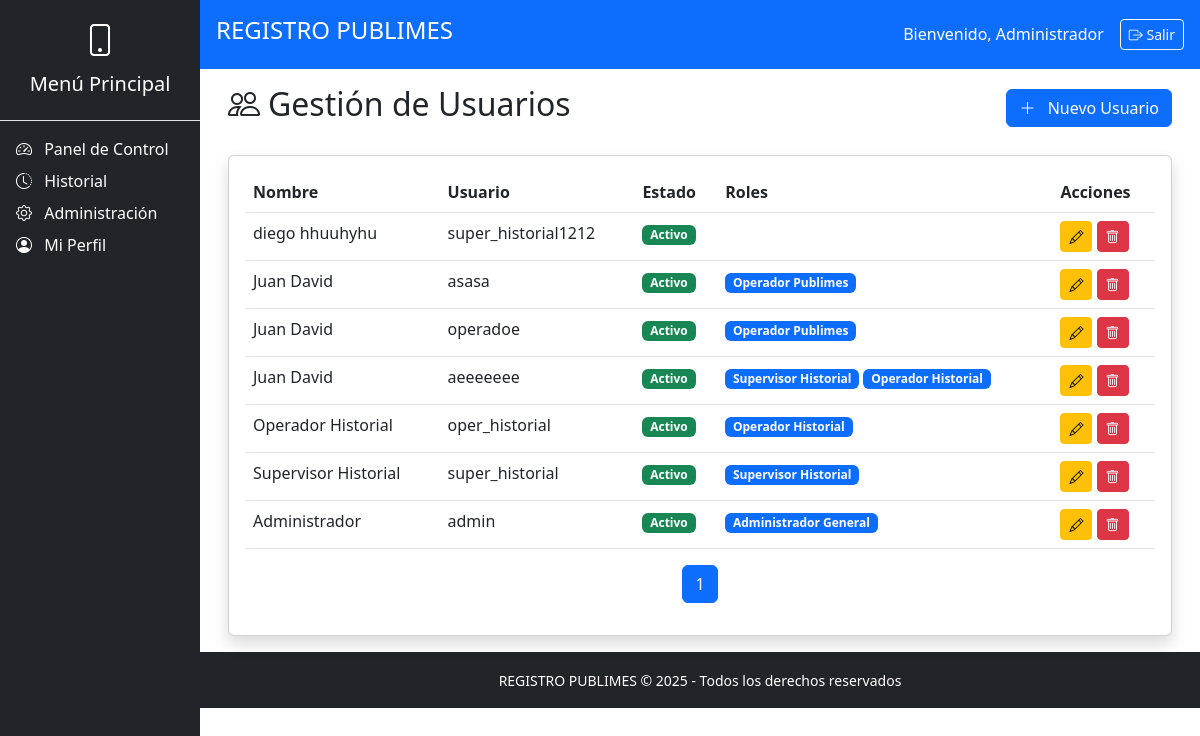
/admin/usuarios (signed in), run on the app's committed database.
### modelo.py (models this page shows)
class Usuario(db.Model):
    __tablename__ = 'usuario'
    idUsuario = db.Column(db.Integer, primary_key=True)
    nombre = db.Column(db.String(100), nullable=False)
    username = db.Column(db.String(50), unique=True, nullable=False)
    password = db.Column(db.String(255), nullable=False)
    activo = db.Column(db.Boolean, default=True)
    fecha_creacion = db.Column(db.DateTime, default=datetime.utcnow)
    roles = db.relationship('UsuarioRol', back_populates='usuario')
    clientes_asignados = db.relationship('Cliente', back_populates='operador_publimes')
    envios_realizados = db.relationship('EnvioCampania', back_populates='usuario')
    transferencias_supervisor = db.relationship('TransferenciaTelefono', foreign_keys='TransferenciaTelefono.idSupervisorHistorial', back_populates='supervisor_historial')
    transferencias_origen = db.relationship('TransferenciaTelefono', foreign_keys='TransferenciaTelefono.idOperadorPublimes', back_populates='operador_publimes')

class UsuarioRol(db.Model):
    __tablename__ = 'usuario_rol'
    idUsuario = db.Column(db.Integer, db.ForeignKey('usuario.idUsuario'), primary_key=True)
    idRol = db.Column(db.Integer, db.ForeignKey('rol.idRol'), primary_key=True)
    fecha_asignacion = db.Column(db.DateTime, default=datetime.utcnow)
    usuario = db.relationship('Usuario', back_populates='roles')
    rol = db.relationship('Rol', back_populates='usuarios')

class Rol(db.Model):
    __tablename__ = 'rol'
    idRol = db.Column(db.Integer, primary_key=True)
    nombreRol = db.Column(db.String(50), nullable=False)
    descripcion = db.Column(db.String(200))
    usuarios = db.relationship('UsuarioRol', back_populates='rol')

### logica/administracion.py (the view)
    @requiere_login
    @requiere_rol('Administrador General')
    def gestion_usuarios(self):
        pagina = request.args.get('pagina', 1, type=int)
        usuarios = Usuario.query.order_by(
            Usuario.fecha_creacion.desc()
        ).paginate(page=pagina, per_page=10)
        return render_template('admin/usuarios.html', usuarios=usuarios)

### app.py (called while the page is built)
@app.context_processor
def inject_current_year():
    return {'current_year': datetime.now().year}

### decoradores.py (called while the page is built)
def requiere_login(f):
    @wraps(f)
    def decorador(*args, **kwargs):
        if 'id_usuario' not in session:
            flash('Debe iniciar sesión para acceder a esta página', 'danger')
            return redirect(url_for('login.iniciar_sesion'))
        return f(*args, **kwargs)
    return decorador

def requiere_rol(*roles_permitidos):
    def decorador(f):
        @wraps(f)
        def wrapper(*args, **kwargs):
            if 'id_usuario' not in session:
                flash('Autenticación requerida', 'warning')
                return redirect(url_for('login.iniciar_sesion'))
            usuario_actual = Usuario.query.get(session['id_usuario'])
            roles_usuario = {ur.rol.nombreRol for ur in usuario_actual.roles}
            if not roles_usuario.intersection(roles_permitidos):
                flash('No tiene permisos suficientes para esta acción', 'danger')
                return redirect(url_for('login.panel_control'))
            return f(*args, **kwargs)
        return wrapper
    return decorador

### templates/admin/usuarios.html (shortened to what this page needs)
{% extends "base/base.html" %}
{% block content %}
<div class="container-fluid">
    <div class="d-flex justify-content-between align-items-center mb-4">
        <h2><i class="bi bi-people me-2"></i>Gestión de Usuarios</h2>
        <a href="{{ url_for('admin.nuevo_usuario') }}" class="btn btn-primary">
            <i class="bi bi-plus-lg me-2"></i> Nuevo Usuario
        </a>
    </div>
    <div class="card shadow">
        <div class="card-body">
            <div class="table-responsive">
                <table class="table table-hover">
                    <thead>
                        <tr>
                            <th>Nombre</th>
                            <th>Usuario</th>
                            <th>Estado</th>
                            <th>Roles</th>
                            <th>Acciones</th>
                        </tr>
                    </thead>
                    <tbody>
                        {% for usuario in usuarios.items %}
                        <tr>
                            <td>{{ usuario.nombre }}</td>
                            <td>{{ usuario.username }}</td>
                            <td>
                                {% if usuario.activo %}
                                <span class="badge bg-success">Activo</span>
                                {% else %}
                                <span class="badge bg-secondary">Inactivo</span>
                                {% endif %}
                            </td>
                            <td>
                                {% for usuario_rol in usuario.roles %}
                                <span class="badge bg-primary">{{ usuario_rol.rol.nombreRol }}</span>
                                {% endfor %}
                            </td>
                            <td>
                                <a href="{{ url_for('admin.editar_usuario', id=usuario.idUsuario) }}" class="btn btn-sm btn-warning" title="Editar">
                                    <i class="bi bi-pencil"></i>
                                </a>
                                <form method="POST" action="{{ url_for('admin.eliminar_usuario', id=usuario.idUsuario) }}" style="display:inline;">
                                    <button type="submit" class="btn btn-sm btn-danger" onclick="return confirm('¿Eliminar este usuario?')" title="Eliminar">
                                        <i class="bi bi-trash"></i>
                                    </button>
                                </form>
                            </td>
                        </tr>
                        {% endfor %}
                    </tbody>
                </table>
                <nav aria-label="Page navigation">
                    <ul class="pagination justify-content-center">
                        {% for page_num in usuarios.iter_pages() %}
                            {% if page_num %}
                                <li class="page-item {% if page_num == usuarios.page %}active{% endif %}">
                                    <a class="page-link" href="{{ url_for('admin.gestion_usuarios', pagina=page_num) }}">{{ page_num }}</a>
                                </li>
                            {% else %}
                                <li class="page-item disabled">
                                    <span class="page-link">…</span>
                                </li>
                            {% endif %}
                        {% endfor %}
                    </ul>
                </nav>
            </div>
        </div>
    </div>
</div>
{% endblock %}

### templates/base/base.html (shortened to what this page needs)
<!DOCTYPE html>
<html lang="es">
<head>
    <link href="https://cdn.jsdelivr.net/npm/bootstrap@5.3.0/dist/css/bootstrap.min.css" rel="stylesheet">
    <link rel="stylesheet" href="https://cdn.jsdelivr.net/npm/bootstrap-icons@1.10.0/font/bootstrap-icons.css">
</head>
<body>
    <div class="container-fluid">
        <div class="row">
            <div class="col-md-2 bg-dark text-white p-0 sidebar">
                {% include 'base/sidebar.html' %}
            </div>
            <div class="col-md-10 p-0">
                {% include 'base/header.html' %}
                <main class="p-3">
                    {% block content %}{% endblock %}
                </main>
                {% include 'base/footer.html' %}
            </div>
        </div>
    </div>
</body>
</html>

### templates/base/sidebar.html (shortened to what this page needs)
<nav class="d-flex flex-column bg-dark text-white" style="height: 100vh; position: sticky; top: 0;">
    <div class="text-center p-3 border-bottom">
        <i class="bi bi-phone" style="font-size: 2rem;"></i>
        <h5 class="mt-2">Menú Principal</h5>
    </div>
    <div class="flex-grow-1 overflow-auto p-3">
        <a href="{{ url_for('login.panel_control') }}" class="nav-link text-white mb-2">
            <i class="bi bi-speedometer2 me-2"></i> Panel de Control
        </a>
        {% if 'Supervisor Historial' in session.get('roles', []) or 'Administrador General' in session.get('roles', []) %}
        <div class="mb-2">
            <a class="nav-link text-white mb-1" data-bs-toggle="collapse" href="#historialMenu" role="button" aria-expanded="false" aria-controls="historialMenu">
                <i class="bi bi-clock-history me-2"></i> Historial
            </a>
        </div>
        {% endif %}
        {% if 'Administrador General' in session.get('roles', []) %}
        <div class="mb-2">
            <a class="nav-link text-white mb-1" data-bs-toggle="collapse" href="#adminMenu" role="button" aria-expanded="false" aria-controls="adminMenu">
                <i class="bi bi-gear me-2"></i> Administración
            </a>
        </div>
        {% endif %}
        <a href="{{ url_for('login.ver_perfil') }}" class="nav-link text-white mb-2">
            <i class="bi bi-person-circle me-2"></i> Mi Perfil
        </a>
    </div>
</nav>

### templates/base/header.html
<header class="bg-primary text-white p-3 d-flex justify-content-between align-items-center">
    <h4>REGISTRO PUBLIMES</h4>
    <div class="d-flex align-items-center">
        <span class="me-3">Bienvenido, {{ session.nombre }}</span>
        <a href="{{ url_for('login.logout') }}" class="btn btn-sm btn-outline-light">
            <i class="bi bi-box-arrow-right"></i> Salir
        </a>
    </div>
</header>

### templates/base/footer.html
<footer class="text-center py-3 bg-dark text-white">
    <small>REGISTRO PUBLIMES &copy; {{ current_year }} - Todos los derechos reservados</small>
</footer>

### data on the page
Usuario: nombre "Administrador", username "admin", activo "Activo"
Usuario: nombre "diego hhuuhyhu", username "super_historial1212", activo "Activo"
Usuario: nombre "Juan David", username "asasa", activo "Activo"
UsuarioRol: rol.nombreRol "Operador Publimes"
Usuario: nombre "Juan David", username "operadoe", activo "Activo"
UsuarioRol: rol.nombreRol "Operador Publimes"
Usuario: nombre "Juan David", username "aeeeeeee", activo "Activo"
UsuarioRol: rol.nombreRol "Supervisor Historial"
UsuarioRol: rol.nombreRol "Operador Historial"
Usuario: nombre "Operador Historial", username "oper_historial", activo "Activo"
UsuarioRol: rol.nombreRol "Operador Historial"
Usuario: nombre "Supervisor Historial", username "super_historial", activo "Activo"
UsuarioRol: rol.nombreRol "Supervisor Historial"
UsuarioRol: rol.nombreRol "Administrador General"

### other printed values
{{ page_num }} "1"
